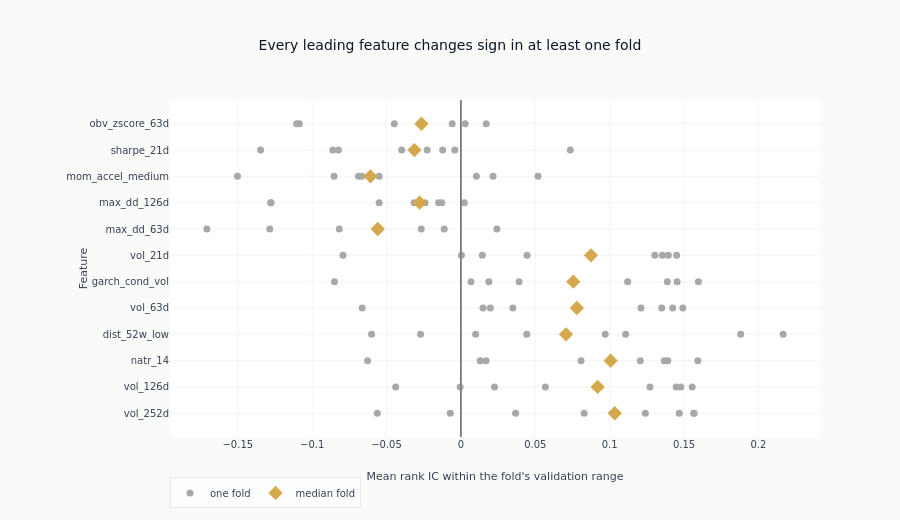

Source (notebook cell):
### Markdown cell above
### The same association, fold by fold

Each row is one feature and each dot is its average IC inside one fold's validation
range. The amber diamond is the median of those folds. A feature whose dots sit on one
side of zero behaved the same way in every period; one whose dots straddle zero did not,
whatever its overall average says.

### Code cell
FOLDS_SHOWN = 12
fold_features = [f for f in eval_summary["feature"].to_list() if f in fold_stats][:FOLDS_SHOWN]
fig = go.Figure()
for feat in fold_features:
    per_fold = per_fold_mean_ics(feat)
    first = feat == fold_features[0]
    fig.add_trace(
        go.Scatter(
            x=per_fold,
            y=[feat] * len(per_fold),
            mode="markers",
            marker=dict(color=GRAY_FILLS["muted"], size=7),
            name="one fold",
            legendgroup="fold",
            showlegend=first,
        )
    )
    fig.add_trace(
        go.Scatter(
            x=[fold_stats[feat]["median_fold_ic"]],
            y=[feat],
            mode="markers",
            marker=dict(color=COLORS["amber"], size=11, symbol="diamond"),
            name="median fold",
            legendgroup="median",
            showlegend=first,
        )
    )
fig.add_vline(x=0, line=dict(color=GRAY_FILLS["border"], width=1))
fig.update_layout(
    template="ml4t",
    height=520,
    width=900,
    title_text="Every leading feature changes sign in at least one fold",
    xaxis_title="Mean rank IC within the fold's validation range",
    yaxis_title="Feature",
    legend=dict(orientation="h", y=-0.12),
    margin=dict(l=170),
)
style.show_plotly_with_alt(
    fig,
    "One row per leading feature, with a grey dot for each fold's mean rank IC and an amber "
    "diamond at the median fold. Every row has dots on both sides of the zero line, so each "
    "feature changes sign in at least one fold, and the spread within a feature is wider than "
    "the gap between features.",
)

### Figure 1 — Plotly figure (JSON) as saved in the notebook; plotly's stock layout.template omitted (floating-point values rounded to 4 significant figures)
{"data": [{"legendgroup": "fold", "marker": {"color": "#a8a8a8", "size": 7}, "mode": "markers", "name": "one fold", "showlegend": true, "type": "scatter", "x": [0.1565, 0.1568, -0.05625, 0.124, 0.1468, 0.08287, -0.007112, 0.03677], "y": ["vol_252d", "vol_252d", "vol_252d", "vol_252d", "vol_252d", "vol_252d", "vol_252d", "vol_252d"]}, {"legendgroup": "median", "marker": {"color": "#D4A84B", "size": 11, "symbol": "diamond"}, "mode": "markers", "name": "median fold", "showlegend": true, "type": "scatter", "x": [0.1034], "y": ["vol_252d"]}, {"legendgroup": "fold", "marker": {"color": "#a8a8a8", "size": 7}, "mode": "markers", "name": "one fold", "showlegend": false, "type": "scatter", "x": [0.1555, 0.1448, -0.04388, 0.1271, 0.1478, 0.05677, -0.0005445, 0.0226], "y": ["vol_126d", "vol_126d", "vol_126d", "vol_126d", "vol_126d", "vol_126d", "vol_126d", "vol_126d"]}, {"legendgroup": "median", "marker": {"color": "#D4A84B", "size": 11, "symbol": "diamond"}, "mode": "markers", "name": "median fold", "showlegend": false, "type": "scatter", "x": [0.09194], "y": ["vol_126d"]}, {"legendgroup": "fold", "marker": {"color": "#a8a8a8", "size": 7}, "mode": "markers", "name": "one fold", "showlegend": false, "type": "scatter", "x": [0.1593, 0.1206, -0.06275, 0.1367, 0.1391, 0.0808, 0.01295, 0.01697], "y": ["natr_14", "natr_14", "natr_14", "natr_14", "natr_14", "natr_14", "natr_14", "natr_14"]}, {"legendgroup": "median", "marker": {"color": "#D4A84B", "size": 11, "symbol": "diamond"}, "mode": "markers", "name": "median fold", "showlegend": false, "type": "scatter", "x": [0.1007], "y": ["natr_14"]}, {"legendgroup": "fold", "marker": {"color": "#a8a8a8", "size": 7}, "mode": "markers", "name": "one fold", "showlegend": false, "type": "scatter", "x": [0.0443, 0.1881, -0.06008, 0.09705, 0.2166, 0.1107, 0.009928, -0.02711], "y": ["dist_52w_low", "dist_52w_low", "dist_52w_low", "dist_52w_low", "dist_52w_low", "dist_52w_low", "dist_52w_low", "dist_52w_low"]}, {"legendgroup": "median", "marker": {"color": "#D4A84B", "size": 11, "symbol": "diamond"}, "mode": "markers", "name": "median fold", "showlegend": false, "type": "scatter", "x": [0.07068], "y": ["dist_52w_low"]}, {"legendgroup": "fold", "marker": {"color": "#a8a8a8", "size": 7}, "mode": "markers", "name": "one fold", "showlegend": false, "type": "scatter", "x": [0.1492, 0.1424, -0.06638, 0.1211, 0.1351, 0.03493, 0.01982, 0.01487], "y": ["vol_63d", "vol_63d", "vol_63d", "vol_63d", "vol_63d", "vol_63d", "vol_63d", "vol_63d"]}, {"legendgroup": "median", "marker": {"color": "#D4A84B", "size": 11, "symbol": "diamond"}, "mode": "markers", "name": "median fold", "showlegend": false, "type": "scatter", "x": [0.078], "y": ["vol_63d"]}, {"legendgroup": "fold", "marker": {"color": "#a8a8a8", "size": 7}, "mode": "markers", "name": "one fold", "showlegend": false, "type": "scatter", "x": [0.1454, 0.1597, -0.085, 0.1121, 0.1388, 0.03911, 0.006799, 0.01881], "y": ["garch_cond_vol", "garch_cond_vol", "garch_cond_vol", "garch_cond_vol", "garch_cond_vol", "garch_cond_vol", "garch_cond_vol", "garch_cond_vol"]}, {"legendgroup": "median", "marker": {"color": "#D4A84B", "size": 11, "symbol": "diamond"}, "mode": "markers", "name": "median fold", "showlegend": false, "type": "scatter", "x": [0.0756], "y": ["garch_cond_vol"]}, {"legendgroup": "fold", "marker": {"color": "#a8a8a8", "size": 7}, "mode": "markers", "name": "one fold", "showlegend": false, "type": "scatter", "x": [0.1451, 0.1354, -0.07927, 0.1304, 0.1394, 0.04452, 0.000384, 0.01443], "y": ["vol_21d", "vol_21d", "vol_21d", "vol_21d", "vol_21d", "vol_21d", "vol_21d", "vol_21d"]}, {"legendgroup": "median", "marker": {"color": "#D4A84B", "size": 11, "symbol": "diamond"}, "mode": "markers", "name": "median fold", "showlegend": false, "type": "scatter", "x": [0.08747], "y": ["vol_21d"]}, {"legendgroup": "fold", "marker": {"color": "#a8a8a8", "size": 7}, "mode": "markers", "name": "one fold", "showlegend": false, "type": "scatter", "x": [-0.1708, -0.08176, 0.02415, -0.1285, -0.05495, -0.02664, -0.05682, -0.01118], "y": ["max_dd_63d", "max_dd_63d", "max_dd_63d", "max_dd_63d", "max_dd_63d", "max_dd_63d", "max_dd_63d", "max_dd_63d"]}, {"legendgroup": "median", "marker": {"color": "#D4A84B", "size": 11, "symbol": "diamond"}, "mode": "markers", "name": "median fold", "showlegend": false, "type": "scatter", "x": [-0.05588], "y": ["max_dd_63d"]}, {"legendgroup": "fold", "marker": {"color": "#a8a8a8", "size": 7}, "mode": "markers", "name": "one fold", "showlegend": false, "type": "scatter", "x": [-0.1277, -0.05497, -0.01287, -0.1279, -0.02411, 0.002323, -0.01503, -0.03141], "y": ["max_dd_126d", "max_dd_126d", "max_dd_126d", "max_dd_126d", "max_dd_126d", "max_dd_126d", "max_dd_126d", "max_dd_126d"]}, {"legendgroup": "median", "marker": {"color": "#D4A84B", "size": 11, "symbol": "diamond"}, "mode": "markers", "name": "median fold", "showlegend": false, "type": "scatter", "x": [-0.02776], "y": ["max_dd_126d"]}, {"legendgroup": "fold", "marker": {"color": "#a8a8a8", "size": 7}, "mode": "markers", "name": "one fold", "showlegend": false, "type": "scatter", "x": [-0.08528, -0.06888, 0.05184, 0.02163, -0.1502, -0.05498, 0.0104, -0.06664], "y": ["mom_accel_medium", "mom_accel_medium", "mom_accel_medium", "mom_accel_medium", "mom_accel_medium", "mom_accel_medium", "mom_accel_medium", "mom_accel_medium"]}, {"legendgroup": "median", "marker": {"color": "#D4A84B", "size": 11, "symbol": "diamond"}, "mode": "markers", "name": "median fold", "showlegend": false, "type": "scatter", "x": [-0.06081], "y": ["mom_accel_medium"]}, {"legendgroup": "fold", "marker": {"color": "#a8a8a8", "size": 7}, "mode": "markers", "name": "one fold", "showlegend": false, "type": "scatter", "x": [-0.08233, -0.08607, -0.03978, -0.1347, 0.0735, -0.02272, -0.004078, -0.0123], "y": ["sharpe_21d", "sharpe_21d", "sharpe_21d", "sharpe_21d", "sharpe_21d", "sharpe_21d", "sharpe_21d", "sharpe_21d"]}, {"legendgroup": "median", "marker": {"color": "#D4A84B", "size": 11, "symbol": "diamond"}, "mode": "markers", "name": "median fold", "showlegend": false, "type": "scatter", "x": [-0.03125], "y": ["sharpe_21d"]}, {"legendgroup": "fold", "marker": {"color": "#a8a8a8", "size": 7}, "mode": "markers", "name": "one fold", "showlegend": false, "type": "scatter", "x": [-0.1105, -0.0265, -0.02659, -0.1086, 0.01704, -0.005848, 0.002895, -0.04481], "y": ["obv_zscore_63d", "obv_zscore_63d", "obv_zscore_63d", "obv_zscore_63d", "obv_zscore_63d", "obv_zscore_63d", "obv_zscore_63d", "obv_zscore_63d"]}, {"legendgroup": "median", "marker": {"color": "#D4A84B", "size": 11, "symbol": "diamond"}, "mode": "markers", "name": "median fold", "showlegend": false, "type": "scatter", "x": [-0.02654], "y": ["obv_zscore_63d"]}], "layout": {"height": 520, "legend": {"orientation": "h", "y": -0.12}, "margin": {"l": 170}, "shapes": [{"line": {"color": "#666666", "width": 1}, "type": "line", "x0": 0, "x1": 0, "xref": "x", "y0": 0, "y1": 1, "yref": "y domain"}], "title": {"text": "Every leading feature changes sign in at least one fold"}, "width": 900, "xaxis": {"title": {"text": "Mean rank IC within the fold's validation range"}}, "yaxis": {"title": {"text": "Feature"}}}}
